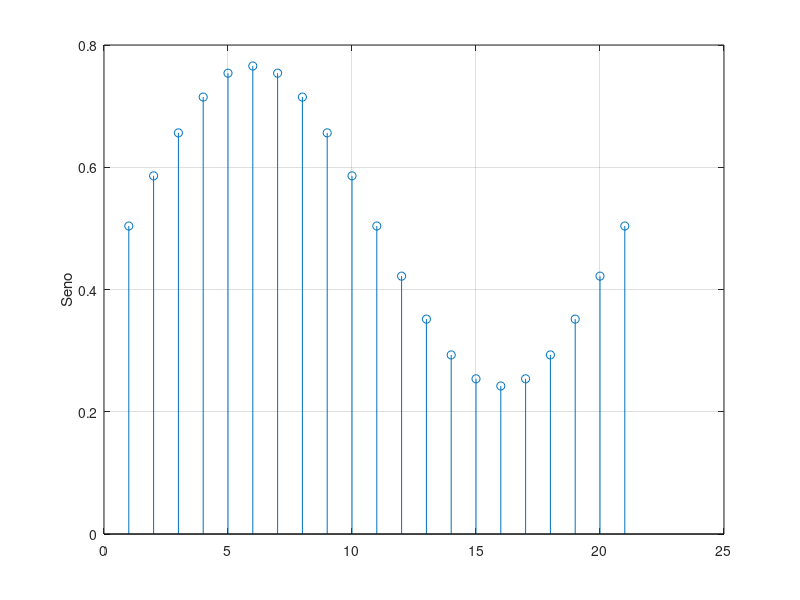

MATLAB code to generate this figure:
clear all;

w= 1/20;               % quantidade de amostras
cont = 1;               % contador de amostras


fid = fopen('nco.dat', 'w'); %cria o arquivo inputSignal.m

for i = 0:20     % Gerar 32 amostras de 8-bits e printar c�digo VHDL da ROM

  temp = round((2^7*0.5*(0.8*sin(2*pi*i*w)+0.25*sin(2*pi*i*w)))+2^7+1);   % cria um sen�ide
                                                                % normalizado entre 0 at� 255 correspondendo aos niveis do conversor AD de 8 bits
 %% address = dec2bin(i,8);
  saida = dec2bin(temp,8);                                      % converte para uma palavra binaria de 8 bits
  fprintf(fid,'\r\n  "%s", ',saida);      % escreve no arquivo rom.dat
  x(cont) = temp/256;
  cont = cont + 1;
endfor;

fclose(fid);                                                    % fecha o arquivo inputSignal.m

%gera o grafico da entrada para visualiza��o de dados da ROM no Octave
figure 1;
stem(x);
ylabel('Seno');
grid on




